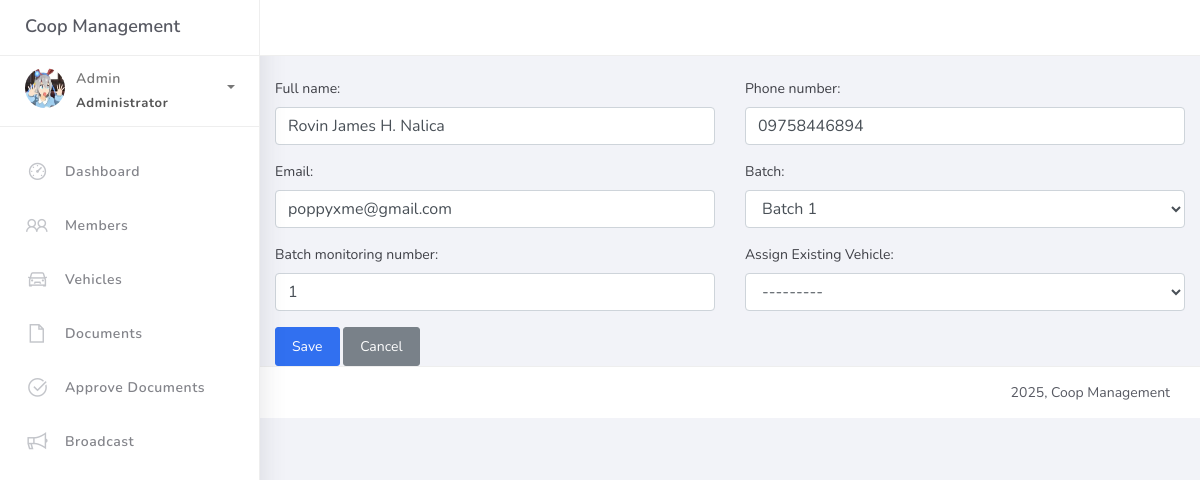
Page /members/1/edit/ (signed in) on the committed database.
### coop/models.py (models this page shows, shortened)
class Member(models.Model):
    full_name = models.CharField(max_length=255)
    phone_number = models.CharField(max_length=20, unique=True)
    email = models.EmailField(unique=True)
    batch = models.ForeignKey(Batch, on_delete=models.CASCADE, related_name="members")
    batch_monitoring_number = models.PositiveIntegerField()
    is_dormant = models.BooleanField(default=False)
    user_account = models.OneToOneField(User, on_delete=models.SET_NULL, null=True, blank=True, related_name="member_profile")

### coop/views.py (the view)
# urls.py: path("members/<int:pk>/edit/", views.member_edit, name="member_edit"),
@login_required
def member_edit(request, pk):
    member = get_object_or_404(Member, pk=pk)
    if request.method == "POST":
        member_form = MemberForm(request.POST, instance=member)
        formset = VehicleFormSet(request.POST, instance=member)
        if member_form.is_valid() and formset.is_valid():
            member_form.save()
            formset.save()
            return redirect("member-list")
    else:
        member_form = MemberForm(instance=member)
        formset = VehicleFormSet(instance=member)
    return render(request, "member_add.html", {"form": member_form, "formset": formset})

### coop/forms.py
class MemberForm(forms.ModelForm):
    vehicle = forms.ModelChoiceField(
        queryset=Vehicle.objects.filter(member__isnull=True),
        required=False,
        label="Assign Existing Vehicle",
        widget=forms.Select(attrs={'class': 'form-control select2'})
    )
    class Meta:
        model = Member
        fields = [
            'full_name', 'phone_number', 'email', 'batch', 'batch_monitoring_number', 'is_dormant'
        ]
        widgets = {
            'full_name': forms.TextInput(attrs={'class': 'form-control select2'}),
            'phone_number': forms.TextInput(attrs={'class': 'form-control select2'}),
            'email': forms.EmailInput(attrs={'class': 'form-control select2'}),
            'batch': forms.Select(attrs={'class': 'form-control select2'}),
            'batch_monitoring_number': forms.NumberInput(attrs={'class': 'form-control select2'}),
            'is_dormant': forms.CheckboxInput(attrs={'class': 'form-check-input'}),
        }

### coop/models.py (called while the page is built)
    def __str__(self):
        return f"Batch {self.number}"

### templates/member_add.html (shortened to what this page needs)
{% extends 'base.html' %}
{% load static %}
{% block content %}
<div class="container mt-4">
    <h4 class="mb-4">Add Member</h4>
    <form method="post">
        <div class="row">
            <div class="col-md-6 mb-3">{{ form.full_name.label_tag }}{{ form.full_name }}</div>
            <div class="col-md-6 mb-3">{{ form.phone_number.label_tag }}{{ form.phone_number }}</div>
            <div class="col-md-6 mb-3">{{ form.email.label_tag }}{{ form.email }}</div>
            <div class="col-md-6 mb-3">{{ form.batch.label_tag }}{{ form.batch }}</div>
            <div class="col-md-6 mb-3">{{ form.batch_monitoring_number.label_tag }}{{ form.batch_monitoring_number }}</div>
            <div class="col-md-6 mb-3">{{ form.vehicle.label_tag }}{{ form.vehicle }}</div>
        </div>
        <button type="submit" class="btn btn-primary">Save</button>
    <a href="{% url 'member_list' %}" class="btn btn-secondary">Cancel</a>
    </form>
</div>
{% endblock %}

### rows in the picture
Member: full_name "Rovin James H. Nalica", phone_number "09758446894", email "poppyxme@gmail.com", batch "Batch 1", batch_monitoring_number "1"
